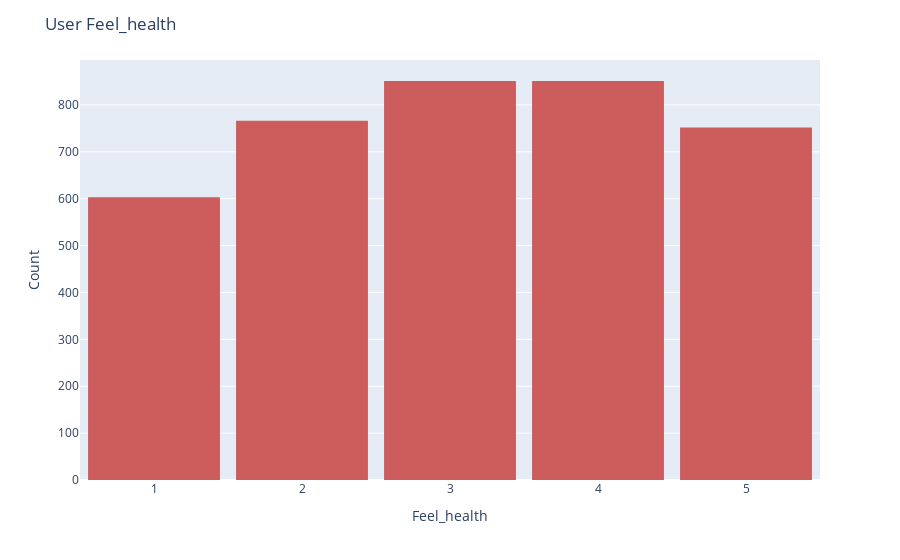

Here is the notebook cell this chart was saved with:
### Code cell
fig = px.histogram(df['Feel_health'], x="Feel_health", nbins=5, 
                   color_discrete_sequence=['indianred'])
fig.update_layout(
    title_text='User Feel_health', # title of plot
    xaxis_title_text='Feel_health', # xaxis label
    yaxis_title_text='Count', # yaxis label
    bargap=0.01, # gap between bars of adjacent location coordinates
    bargroupgap=0.1 # gap between bars of the same location coordinates
)

fig.show()

### Figure 1 — Plotly figure (JSON) as saved in the notebook; plotly's stock layout.template omitted (floating-point values rounded to 4 significant figures; data arrays with more than 128 entries replaced by an {"elided": "..."} marker saying what was removed)
{"data": [{"alignmentgroup": "True", "bingroup": "x", "hovertemplate": "Feel_health=%{x}<br>count=%{y}<extra></extra>", "legendgroup": "", "marker": {"color": "indianred", "pattern": {"shape": ""}}, "name": "", "nbinsx": 5, "offsetgroup": "", "orientation": "v", "showlegend": false, "type": "histogram", "x": {"elided": "3823 int values"}, "xaxis": "x", "yaxis": "y"}], "layout": {"bargap": 0.01, "bargroupgap": 0.1, "barmode": "relative", "legend": {"tracegroupgap": 0}, "margin": {"t": 60}, "title": {"text": "User Feel_health"}, "xaxis": {"anchor": "y", "domain": [0, 1], "title": {"text": "Feel_health"}}, "yaxis": {"anchor": "x", "domain": [0, 1], "title": {"text": "Count"}}}}
